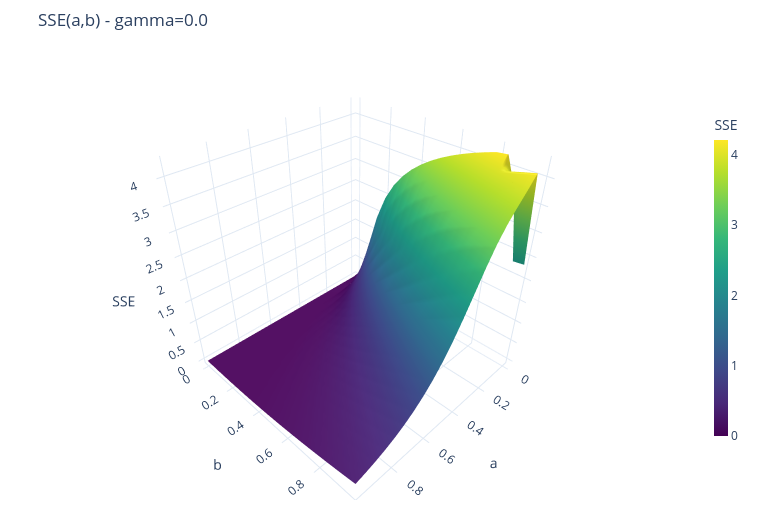
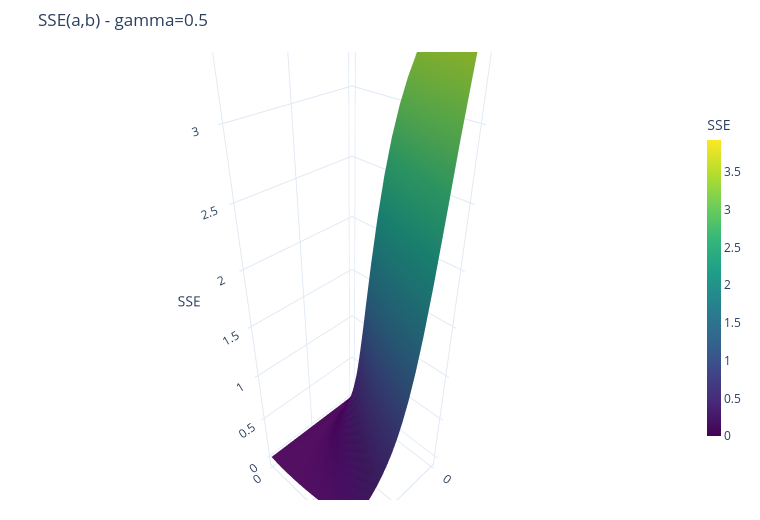
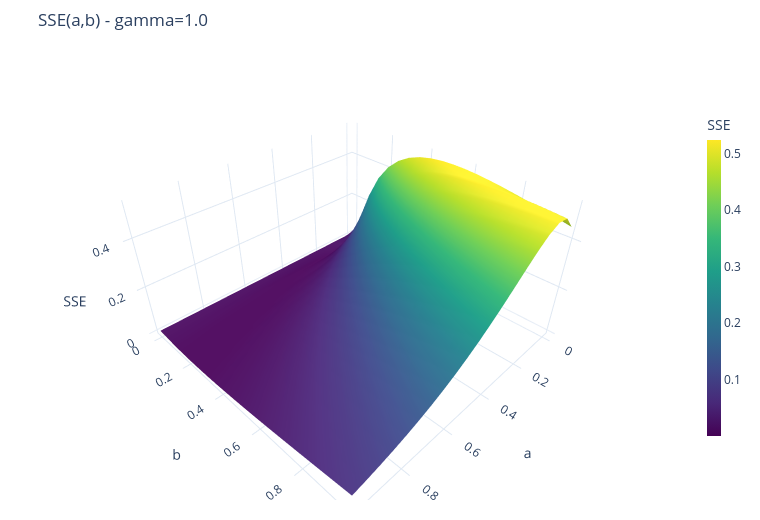
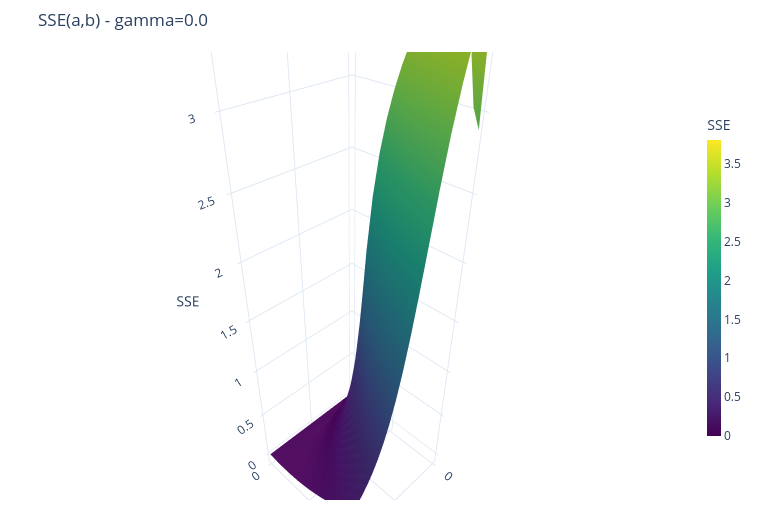

The cell these charts' notebook holds for them, in order:
### Markdown cell above
### Objective Function Landscape Analysis

As a preliminary diagnostic step, the calibration objective function is evaluated on a coarse grid of $(a,b)$ values.

For each year and each fixed value of $\gamma$, the Sum of Squared Errors (SSE) between market prices and model prices is computed over a broad parameter region.

This analysis is useful to:
- inspect the overall shape of the calibration error surface;
- identify regions associated with low pricing errors;
- detect possible flat areas or multiple local minima;
- select reasonable bounds for the subsequent optimization stage.

### Code cell
import time
import numpy as np
from mhw_calibration import plot_mhw_ab_objective_landscape

grid_points = 20
a_vals = np.linspace(0.0, 1, grid_points)
b_vals = np.linspace(0.0, 1, grid_points)

# Mappa dati per anno
data_by_year = {
    2022: (ois22, eur22, mkt22),
    2023: (ois23, eur23, mkt23),
}

gammas = [0.0, 0.5, 1.0]
all_results = {}

for year in [2022, 2023]:
    ois_plot, eur_plot, mkt_plot = data_by_year[year]

    for gamma in gammas:
        start = time.perf_counter()

        grid_data = plot_mhw_ab_objective_landscape(
            ois_curve=ois_plot,
            eur3m_curve=eur_plot,
            diag_summary_df=mkt_plot,
            gamma=gamma,
            is_payer=True,
            is_cs=True,
            a_values=a_vals,
            b_values=b_vals,
            interactive=True,
        )

        elapsed = time.perf_counter() - start
        min_point = grid_data["min_point"]

        key = (year, gamma)
        all_results[key] = {
            "elapsed_s": elapsed,
            "min_point": min_point,
            "grid_data": grid_data,
        }

### Figure 1 — Plotly figure (JSON) as saved in the notebook; plotly's stock layout.template omitted (floating-point values rounded to 4 significant figures; data arrays with more than 128 entries replaced by an {"elided": "..."} marker saying what was removed)
{"data": [{"colorbar": {"len": 0.76, "thickness": 14, "title": {"text": "SSE"}}, "colorscale": [[0, "#440154"], [0.1111, "#482878"], [0.2222, "#3e4989"], [0.3333, "#31688e"], [0.4444, "#26828e"], [0.5556, "#1f9e89"], [0.6667, "#35b779"], [0.7778, "#6ece58"], [0.8889, "#b5de2b"], [1, "#fde725"]], "connectgaps": true, "showscale": true, "type": "surface", "x": {"elided": "20x20 float values"}, "y": {"elided": "20x20 float values"}, "z": {"elided": "20x20 float values"}}], "layout": {"height": 520, "margin": {"b": 20, "l": 20, "r": 20, "t": 52}, "paper_bgcolor": "#ffffff", "scene": {"bgcolor": "#ffffff", "xaxis": {"title": {"text": "a"}}, "yaxis": {"title": {"text": "b"}}, "zaxis": {"title": {"text": "SSE"}}}, "title": {"text": "SSE(a,b) - gamma=0.0"}, "width": 760}}

### Figure 2 — Plotly figure (JSON) as saved in the notebook; plotly's stock layout.template omitted (floating-point values rounded to 4 significant figures; data arrays with more than 128 entries replaced by an {"elided": "..."} marker saying what was removed)
{"data": [{"colorbar": {"len": 0.76, "thickness": 14, "title": {"text": "SSE"}}, "colorscale": [[0, "#440154"], [0.1111, "#482878"], [0.2222, "#3e4989"], [0.3333, "#31688e"], [0.4444, "#26828e"], [0.5556, "#1f9e89"], [0.6667, "#35b779"], [0.7778, "#6ece58"], [0.8889, "#b5de2b"], [1, "#fde725"]], "connectgaps": true, "showscale": true, "type": "surface", "x": {"elided": "20x20 float values"}, "y": {"elided": "20x20 float values"}, "z": {"elided": "20x20 float values"}}], "layout": {"height": 520, "margin": {"b": 20, "l": 20, "r": 20, "t": 52}, "paper_bgcolor": "#ffffff", "scene": {"bgcolor": "#ffffff", "xaxis": {"title": {"text": "a"}}, "yaxis": {"title": {"text": "b"}}, "zaxis": {"title": {"text": "SSE"}}}, "title": {"text": "SSE(a,b) - gamma=0.5"}, "width": 760}}

### Figure 3 — Plotly figure (JSON) as saved in the notebook; plotly's stock layout.template omitted (floating-point values rounded to 4 significant figures; data arrays with more than 128 entries replaced by an {"elided": "..."} marker saying what was removed)
{"data": [{"colorbar": {"len": 0.76, "thickness": 14, "title": {"text": "SSE"}}, "colorscale": [[0, "#440154"], [0.1111, "#482878"], [0.2222, "#3e4989"], [0.3333, "#31688e"], [0.4444, "#26828e"], [0.5556, "#1f9e89"], [0.6667, "#35b779"], [0.7778, "#6ece58"], [0.8889, "#b5de2b"], [1, "#fde725"]], "connectgaps": true, "showscale": true, "type": "surface", "x": {"elided": "20x20 float values"}, "y": {"elided": "20x20 float values"}, "z": {"elided": "20x20 float values"}}], "layout": {"height": 520, "margin": {"b": 20, "l": 20, "r": 20, "t": 52}, "paper_bgcolor": "#ffffff", "scene": {"bgcolor": "#ffffff", "xaxis": {"title": {"text": "a"}}, "yaxis": {"title": {"text": "b"}}, "zaxis": {"title": {"text": "SSE"}}}, "title": {"text": "SSE(a,b) - gamma=1.0"}, "width": 760}}

### Figure 4 — Plotly figure (JSON) as saved in the notebook; plotly's stock layout.template omitted (floating-point values rounded to 4 significant figures; data arrays with more than 128 entries replaced by an {"elided": "..."} marker saying what was removed)
{"data": [{"colorbar": {"len": 0.76, "thickness": 14, "title": {"text": "SSE"}}, "colorscale": [[0, "#440154"], [0.1111, "#482878"], [0.2222, "#3e4989"], [0.3333, "#31688e"], [0.4444, "#26828e"], [0.5556, "#1f9e89"], [0.6667, "#35b779"], [0.7778, "#6ece58"], [0.8889, "#b5de2b"], [1, "#fde725"]], "connectgaps": true, "showscale": true, "type": "surface", "x": {"elided": "20x20 float values"}, "y": {"elided": "20x20 float values"}, "z": {"elided": "20x20 float values"}}], "layout": {"height": 520, "margin": {"b": 20, "l": 20, "r": 20, "t": 52}, "paper_bgcolor": "#ffffff", "scene": {"bgcolor": "#ffffff", "xaxis": {"title": {"text": "a"}}, "yaxis": {"title": {"text": "b"}}, "zaxis": {"title": {"text": "SSE"}}}, "title": {"text": "SSE(a,b) - gamma=0.0"}, "width": 760}}
